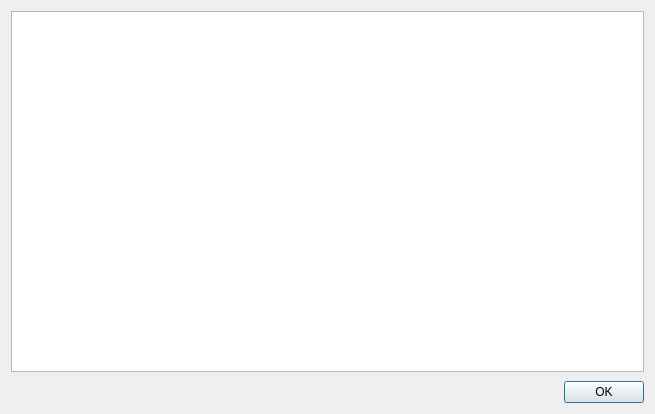
<?xml version="1.0" encoding="UTF-8"?>
<ui version="4.0">
 <class>FileInfoDialog</class>
 <widget class="QDialog" name="FileInfoDialog">
  <property name="geometry">
   <rect>
    <x>0</x>
    <y>0</y>
    <width>655</width>
    <height>414</height>
   </rect>
  </property>
  <property name="windowTitle">
   <string>Information</string>
  </property>
  <layout class="QVBoxLayout" name="verticalLayout">
   <property name="spacing">
    <number>9</number>
   </property>
   <item>
    <widget class="QTableView" name="tableView">
     <attribute name="horizontalHeaderVisible">
      <bool>false</bool>
     </attribute>
     <attribute name="verticalHeaderVisible">
      <bool>false</bool>
     </attribute>
    </widget>
   </item>
   <item>
    <widget class="QDialogButtonBox" name="buttonBox">
     <property name="orientation">
      <enum>Qt::Horizontal</enum>
     </property>
     <property name="standardButtons">
      <set>QDialogButtonBox::Ok</set>
     </property>
    </widget>
   </item>
  </layout>
 </widget>
 <resources/>
 <connections>
  <connection>
   <sender>buttonBox</sender>
   <signal>accepted()</signal>
   <receiver>FileInfoDialog</receiver>
   <slot>accept()</slot>
   <hints>
    <hint type="sourcelabel">
     <x>248</x>
     <y>254</y>
    </hint>
    <hint type="destinationlabel">
     <x>157</x>
     <y>274</y>
    </hint>
   </hints>
  </connection>
  <connection>
   <sender>buttonBox</sender>
   <signal>rejected()</signal>
   <receiver>FileInfoDialog</receiver>
   <slot>reject()</slot>
   <hints>
    <hint type="sourcelabel">
     <x>316</x>
     <y>260</y>
    </hint>
    <hint type="destinationlabel">
     <x>286</x>
     <y>274</y>
    </hint>
   </hints>
  </connection>
 </connections>
</ui>
